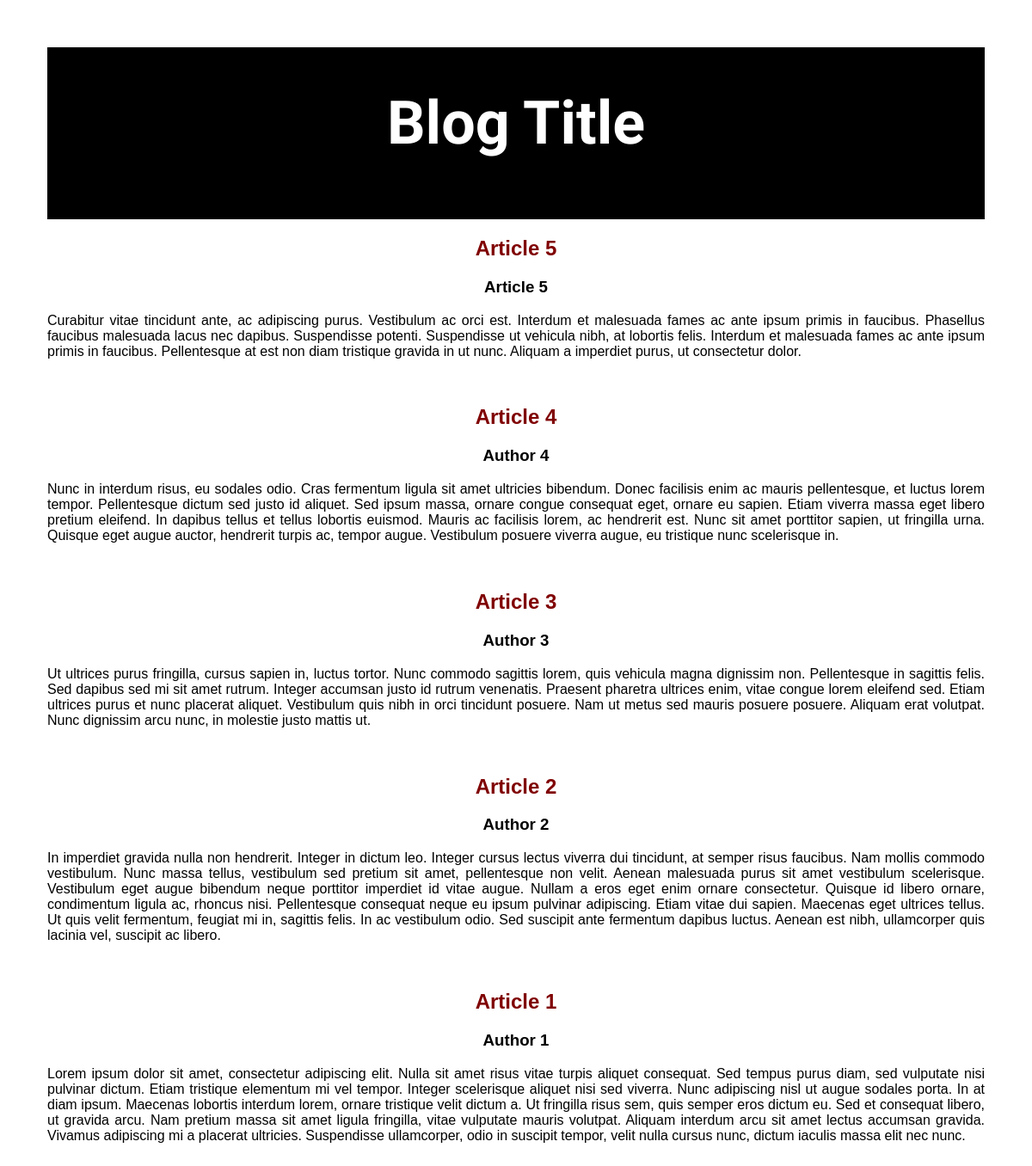
The page / on the database its author committed.
### tables this page shows
CREATE TABLE IF NOT EXISTS `articles` (
  `id` int(11) NOT NULL AUTO_INCREMENT,
  `title` varchar(255) NOT NULL,
  `author` varchar(255) NOT NULL,
  `body` longtext NOT NULL,
  `created` timestamp NOT NULL DEFAULT CURRENT_TIMESTAMP ON UPDATE CURRENT_TIMESTAMP,
  PRIMARY KEY (`id`)
);

### index.php (the view, shortened to what this page needs)
<!DOCTYPE html>
<?php
	include('inc/header.php');
	$localhost = 'localhost';
	$username = 'root';
	$password = '';
	$connection = mysql_connect($localhost, $username, $password);
	if ($connection) {
		$result = mysql_query('SELECT * FROM articles ORDER BY id DESC');
			while ($row = mysql_fetch_array($result)) {
				echo '<article>';
				echo '<h2><a href="/blog/article.php?id=' . $row['id'] . '">' . $row['title'] . '</a><br/></h2>';
				echo '<h3>' . $row['author'] . '<br/></h3>';
				echo '<p>' . $row['body'] . '<br/><p>';
				echo '<br/>';
				echo '</article>';
			}
	}
	include('inc/footer.php');
?>

### inc/header.php (shortened to what this page needs)
<html>
<head>
	<link rel="stylesheet"  href="css/style.css">
</head>
<body>
	<header>
		<h1>Blog Title</h1>
	</header>

### inc/footer.php (shortened to what this page needs)
</body>
</html>

### css/style.css (style rules this page uses)
body { font-family: sans-serif; text-align: center; margin: 0 0 100px; padding: 55px; }
a { text-decoration:none; }
article p { text-align: justify; }
article { top-padding: 210px; }
header { font-family: 'Poiret One', cursive; border-bottom: #800000; text-align: center; left: 0; top: 0; width: 100%; overflow:hidden; height: 200px; }
h1 { font-size: 70px; }
body { background-color: #fff; color: #000; }
header { background-color: #000; color: #fff; }
header h1 { color: #fff; }
a { color: #800000; }
h3, h2, h1 { color: #000; }

### rows shown on the page
articles: title "Article 5", author "Article 5", body "Curabitur vitae tincidunt ante, ac adipiscing purus. Vestibulum ac orci est. Interdum et malesuada fames ac ante ipsum primis in faucibus. Phasellus faucibus malesuada lacus nec dapibus. Suspendisse potenti. Suspendisse ut vehicula nibh, at lobortis felis. Interdum et malesuada fames ac ante ipsum primis in faucibus. Pellentesque at est non diam tristique gravida in ut nunc. Aliquam a imperdiet purus, ut consectetur dolor."
articles: title "Article 4", author "Author 4", body "Nunc in interdum risus, eu sodales odio. Cras fermentum ligula sit amet ultricies bibendum. Donec facilisis enim ac mauris pellentesque, et luctus lorem tempor. Pellentesque dictum sed justo id aliquet. Sed ipsum massa, ornare congue consequat eget, ornare eu sapien. Etiam viverra massa eget libero pretium eleifend. In dapibus tellus et tellus lobortis euismod. Mauris ac facilisis lorem, ac hendrerit est. Nunc sit amet porttitor sapien, ut fringilla urna. Quisque eget augue auctor, hendrerit turpis ac, tempor augue. Vestibulum posuere viverra augue, eu tristique nunc scelerisque in."
articles: title "Article 3", author "Author 3", body "Ut ultrices purus fringilla, cursus sapien in, luctus tortor. Nunc commodo sagittis lorem, quis vehicula magna dignissim non. Pellentesque in sagittis felis. Sed dapibus sed mi sit amet rutrum. Integer accumsan justo id rutrum venenatis. Praesent pharetra ultrices enim, vitae congue lorem eleifend sed. Etiam ultrices purus et nunc placerat aliquet. Vestibulum quis nibh in orci tincidunt posuere. Nam ut metus sed mauris posuere posuere. Aliquam erat volutpat. Nunc dignissim arcu nunc, in molestie justo mattis ut."
articles: title "Article 2", author "Author 2", body "In imperdiet gravida nulla non hendrerit. Integer in dictum leo. Integer cursus lectus viverra dui tincidunt, at semper risus faucibus. Nam mollis commodo vestibulum. Nunc massa tellus, vestibulum sed pretium sit amet, pellentesque non velit. Aenean malesuada purus sit amet vestibulum scelerisque. Vestibulum eget augue bibendum neque porttitor imperdiet id vitae augue. Nullam a eros eget enim ornare consectetur. Quisque id libero ornare, condimentum ligula ac, rhoncus nisi. Pellentesque consequat neque eu ipsum pulvinar adipiscing. Etiam vitae dui sapien. Maecenas eget ultrices tellus. Ut quis velit fermentum, feugiat mi in, sagittis felis. In ac vestibulum odio. Sed suscipit ante fermentum…"
articles: title "Article 1", author "Author 1", body "Lorem ipsum dolor sit amet, consectetur adipiscing elit. Nulla sit amet risus vitae turpis aliquet consequat. Sed tempus purus diam, sed vulputate nisi pulvinar dictum. Etiam tristique elementum mi vel tempor. Integer scelerisque aliquet nisi sed viverra. Nunc adipiscing nisl ut augue sodales porta. In at diam ipsum. Maecenas lobortis interdum lorem, ornare tristique velit dictum a. Ut fringilla risus sem, quis semper eros dictum eu. Sed et consequat libero, ut gravida arcu. Nam pretium massa sit amet ligula fringilla, vitae vulputate mauris volutpat. Aliquam interdum arcu sit amet lectus accumsan gravida. Vivamus adipiscing mi a placerat ultricies. Suspendisse ullamcorper, odio in suscipit…"
